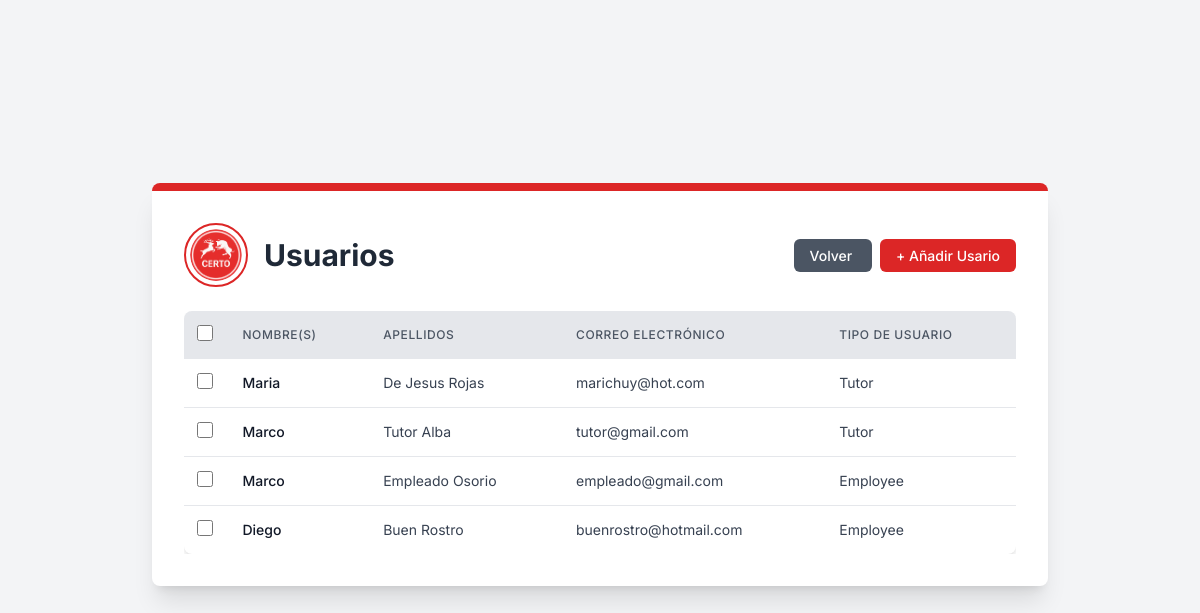
The app's page /core/users/ (signed in), older data.
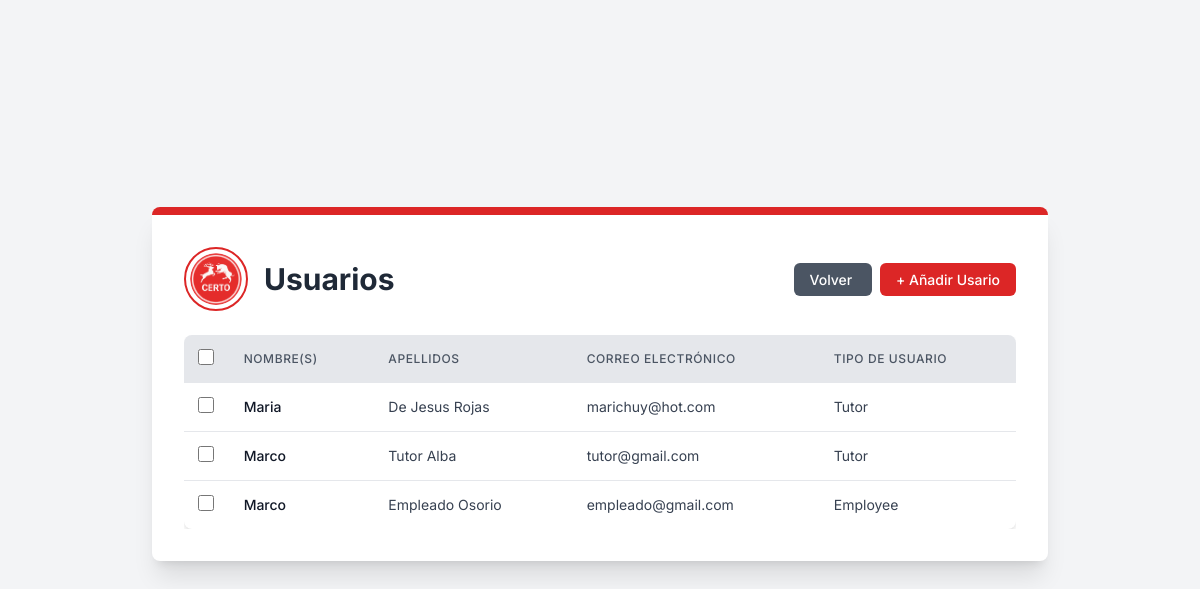
The same page, newer data.
### core/models.py (models this page shows, shortened)
class Usuarios(models.Model):
    user = models.OneToOneField(User, on_delete=models.CASCADE, default=None)
    nombre = models.CharField(max_length=100)
    paterno = models.CharField(max_length=100)
    materno = models.CharField(max_length=100)
    email = models.EmailField()
    telefono = models.CharField(max_length=15)
    fecha_registro = models.DateTimeField(auto_now_add=True)
    groupId = models.ForeignKey(Group, on_delete=models.CASCADE)

### core/views.py (the view)
# urls.py: path("users/", views.user_list_view, name="user_list_view"),
def user_list_view(request):
    if request.user.is_authenticated:
        users = Usuarios.objects.all()
        return render(request, 'Users/users_list_view.html', {'users': users})
    else:
        return redirect('core:signInUp')

### core/templates/Users/users_list_view.html (shortened to what this page needs)
{% extends "main.html" %} {% load static %}{% block content %}
<div
  class="bg-white p-8 rounded-lg shadow-xl max-w-4xl w-full border-t-8 border-primary-red mb-8"
>
  <div class="flex flex-col md:flex-row items-center justify-between mb-6">
    <div class="flex items-center mb-4 md:mb-0">
      <img
        src="{% static 'img/logos/logo.png' %}"
        alt="Logo de la Cafetería Certo"
        class="w-16 h-16 rounded-full border-2 border-primary-red p-1 object-cover mr-4"
      />
      <h1 class="text-3xl font-bold text-gray-800">Usuarios</h1>
    </div>
    <div class="text-right">
      <a
        href="/core/dashboard"
        class="px-4 py-2 text-sm font-medium text-white bg-gray-600 rounded-md hover:bg-gray-700 transition duration-300 ease-in-out mr-2"
      >
        Volver
      </a>
      <a
        href="/core/signInUp/"
        class="px-4 py-2 text-sm font-medium text-white bg-primary-red rounded-md hover:bg-red-700 transition duration-300 ease-in-out"
      >
        + Añadir Usario
      </a>
    </div>
  </div>
  <div class="overflow-x-auto">
        <form
      id="deleteForm"
      method="post"
      action="{% url 'core:bulk_delete' 'Usuarios' 'core:user_list_view' %}"
    >
    <table class="min-w-full bg-white rounded-lg shadow-custom">
      <thead class="bg-gray-200">
        <tr>
          <th class="py-3 px-2 text-center rounded-tl-lg">
              <input
                type="checkbox"
                id="selectAll"
                class="form-checkbox h-4 w-4 text-primary-red"
              />
            </th>
          <th
            class="py-3 px-4 text-left text-xs font-medium text-gray-600 uppercase tracking-wider"
          >
            Nombre(s)
          </th>
          <th
            class="py-3 px-4 text-left text-xs font-medium text-gray-600 uppercase tracking-wider"
          >
            Apellidos
          </th>
          <th
            class="py-3 px-4 text-left text-xs font-medium text-gray-600 uppercase tracking-wider"
          >
            Correo Electrónico
          </th>
          <th
            class="py-3 px-4 text-left text-xs font-medium text-gray-600 uppercase tracking-wider rounded-tr-lg"
          >
            Tipo de Usuario
          </th>
        </tr>
      </thead>
      <tbody class="divide-y divide-gray-200">
        {% for user in users %}
        <tr class="hover:bg-gray-50">
          <td class="py-3 px-2 text-center">
              <input
                type="checkbox"
                name="selected_ids"
                value="{{ user.id }}"
                class="rowCheckbox form-checkbox h-4 w-4 text-primary-red"
              />
          </td>
          <td
            class="py-3 px-4 whitespace-nowrap text-sm font-medium text-gray-900"
          >
            {{ user.nombre }}
          </td>
          <td class="py-3 px-4 whitespace-nowrap text-sm text-gray-700">
            {{ user.paterno }} {{ user.materno }}
          </td>
          <td class="py-3 px-4 whitespace-nowrap text-sm text-gray-700">
            {{ user.email }}
          </td>
          <td class="py-3 px-4 whitespace-nowrap text-sm text-gray-700">
            {{ user.groupId|join:", " }}
          </td>
        </tr>
        {% endfor %}
      </tbody>
    </table>
  </div>
</div>
{% endblock %}

Row changes from the older to the newer data that the page shows:
removed Usuarios: nombre "Diego", paterno "Buen", materno "Rostro", email "buenrostro@hotmail.com", groupId "Employee"
